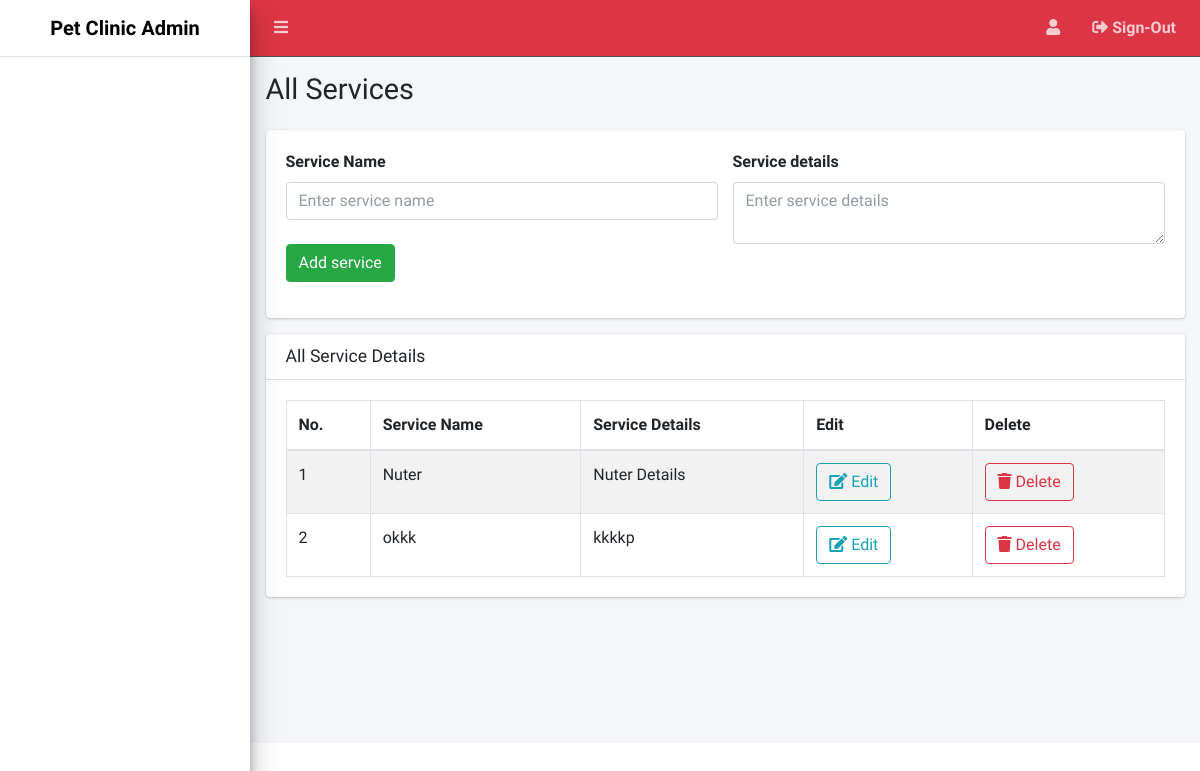
Page /admin/service-list.php on the committed database.
### tables this page shows
CREATE TABLE `services` (
  `id` int(11) NOT NULL,
  `service_name` varchar(80) NOT NULL,
  `service_details` varchar(255) NOT NULL
);

### admin/service-list.php (the view, shortened to what this page needs)
<?php session_start();
$conn = connect();
$sql = "SELECT * FROM services Order By service_name ASC ";
$results = $conn->query($sql);
?>
<?php include 'includes/header.php'; ?>
<?php include 'includes/navbar.php'; ?>
<?php include 'includes/sidebar.php'; ?>
<div class="content-wrapper">
  <div class="content-header">
    <div class="container-fluid">
      <div class="row mb-2">
        <div class="col-sm-6">
          <h1>All Services</h1>
        </div>
      </div>
    </div>
  </div>
  <section class="content">
    <div class="container-fluid">
      <div class="card">
        <div class="card-body">
          <form action="controllers/serviceController.php" method="post">
            <div class="row">
              <div class="form-group col-6">
                <label for="">Service Name</label>
                <input type="text" class="form-control" name="service_name" placeholder="Enter service name" value="<?php if (isset($row)) {
                                                                                                                      echo $row['service_name'];
                                                                                                                    }  ?>">
                <?php if (isset($_GET['edit'])) { ?>
                  <button type="submit" name="edit" class="btn btn-info mt-4">Edit service</button>
                  <a type="button" href="service-list" class="btn btn-danger mt-4">Cancel</a>
                <?php } else { ?>
                  <button type="submit" name="add" class="btn btn-success mt-4">Add service</button>
                <?php } ?>
              </div>
              <div class="form-group col-6">
                <label for="">Service details</label>
                <textarea class="form-control" name="service_details" placeholder="Enter service details"><?php if (isset($row)) {
                                                                                                          }  ?></textarea>
              </div>
            </div>
          </form>
        </div>
      </div>
      <div class="card">
        <div class="card-header">
          <h3 class="card-title">All Service Details</h3>
        </div>
        <div class="card-body">
          <table id="" class="table table-bordered table-striped">
            <thead>
              <tr>
                <th>No.</th>
                <th>Service Name</th>
                <th>Service Details</th>
                <th>Edit</th>
                <th>Delete</th>
              </tr>
            </thead>
            <tbody>
              <?php
              foreach ($results as $key => $value) {
              ?>
                <tr>
                  <td><?php $x = ($key + 1);
                      echo $x; ?></td>
                  <td><?= $value['service_name']; ?></td>
                  <td><?= $value['service_details']; ?></td>
                  <td><a href="service-list?edit=<?= $value['id']; ?>" class="btn btn-outline-info"><i class="fas fa-edit"></i> Edit</a></td>
                  <td>
                    <form action="controllers/serviceController.php" method="post">
                      <button name="delete" type="submit" onclick="return confirm('Are You sure? the data cannot be reverted. ');" class="btn btn-outline-danger"><i class="fas fa-trash"></i> Delete</button>
                    </form>
                  </td>
                </tr>
              <?php } ?>
            </tbody>
          </table>
        </div>
      </div>
    </div>
  </section>
</div>
<?php include 'includes/footer.php'; ?>

### rows in the picture
services: x "1", service_name "Nuter", service_details "Nuter Details"
services: x "2", service_name "okkk", service_details "kkkkp"
